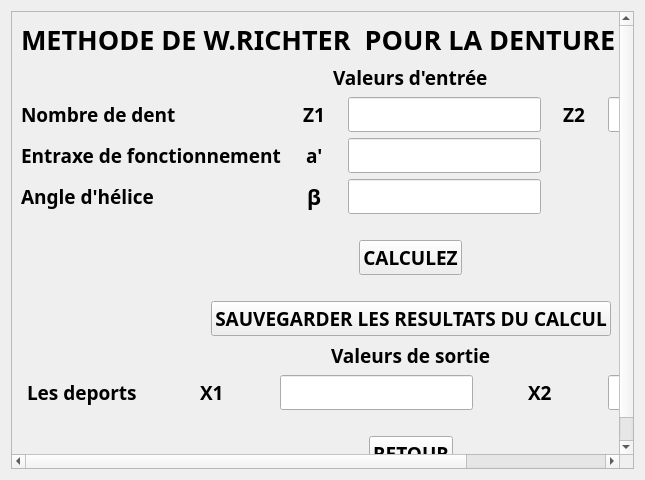
<?xml version="1.0" encoding="UTF-8"?>
<ui version="4.0">
 <class>METHODE_DE_W_RICHTER_D_HELICOIDALE</class>
 <widget class="QWidget" name="METHODE_DE_W_RICHTER_D_HELICOIDALE">
  <property name="geometry">
   <rect>
    <x>0</x>
    <y>0</y>
    <width>645</width>
    <height>480</height>
   </rect>
  </property>
  <property name="windowTitle">
   <string>METHODE_DE_W_RICHTER_D_HELICOIDALE</string>
  </property>
  <property name="windowIcon">
   <iconset>
    <normaloff>reducteur_gearexpert.gif</normaloff>reducteur_gearexpert.gif</iconset>
  </property>
  <layout class="QGridLayout" name="gridLayout_2">
   <item row="0" column="0">
    <widget class="QScrollArea" name="scrollArea">
     <property name="widgetResizable">
      <bool>true</bool>
     </property>
     <widget class="QWidget" name="scrollAreaWidgetContents">
      <property name="geometry">
       <rect>
        <x>0</x>
        <y>0</y>
        <width>678</width>
        <height>453</height>
       </rect>
      </property>
      <layout class="QGridLayout" name="gridLayout_3">
       <item row="0" column="0">
        <layout class="QVBoxLayout" name="verticalLayout">
         <item alignment="Qt::AlignHCenter">
          <widget class="QLabel" name="label">
           <property name="font">
            <font>
             <family>Arial Black</family>
             <pointsize>20</pointsize>
             <weight>75</weight>
             <bold>true</bold>
            </font>
           </property>
           <property name="text">
            <string>METHODE DE W.RICHTER  POUR LA DENTURE HELICOIDALE</string>
           </property>
          </widget>
         </item>
         <item alignment="Qt::AlignHCenter">
          <widget class="QLabel" name="label_2">
           <property name="font">
            <font>
             <family>Arial Black</family>
             <pointsize>14</pointsize>
             <weight>75</weight>
             <bold>true</bold>
            </font>
           </property>
           <property name="text">
            <string>Valeurs d'entrée</string>
           </property>
          </widget>
         </item>
         <item>
          <layout class="QGridLayout" name="gridLayout">
           <item row="0" column="4" alignment="Qt::AlignHCenter">
            <widget class="QLineEdit" name="lineEdit_2">
             <property name="font">
              <font>
               <family>Arial Black</family>
               <pointsize>14</pointsize>
               <weight>75</weight>
               <bold>true</bold>
              </font>
             </property>
            </widget>
           </item>
           <item row="1" column="1" alignment="Qt::AlignHCenter">
            <widget class="QLabel" name="label_47">
             <property name="font">
              <font>
               <family>Arial Black</family>
               <pointsize>14</pointsize>
               <weight>75</weight>
               <bold>true</bold>
              </font>
             </property>
             <property name="text">
              <string>a'</string>
             </property>
            </widget>
           </item>
           <item row="0" column="1" alignment="Qt::AlignHCenter">
            <widget class="QLabel" name="label_31">
             <property name="font">
              <font>
               <family>Arial Black</family>
               <pointsize>14</pointsize>
               <weight>75</weight>
               <bold>true</bold>
              </font>
             </property>
             <property name="text">
              <string>Z1</string>
             </property>
            </widget>
           </item>
           <item row="1" column="2" alignment="Qt::AlignHCenter">
            <widget class="QLineEdit" name="lineEdit_3">
             <property name="font">
              <font>
               <family>Arial Black</family>
               <pointsize>14</pointsize>
               <weight>75</weight>
               <bold>true</bold>
              </font>
             </property>
            </widget>
           </item>
           <item row="0" column="3" alignment="Qt::AlignHCenter">
            <widget class="QLabel" name="label_46">
             <property name="font">
              <font>
               <family>Arial Black</family>
               <pointsize>14</pointsize>
               <weight>75</weight>
               <bold>true</bold>
              </font>
             </property>
             <property name="text">
              <string>Z2</string>
             </property>
            </widget>
           </item>
           <item row="0" column="2" alignment="Qt::AlignHCenter">
            <widget class="QLineEdit" name="lineEdit">
             <property name="font">
              <font>
               <family>Arial Black</family>
               <pointsize>14</pointsize>
               <weight>75</weight>
               <bold>true</bold>
              </font>
             </property>
            </widget>
           </item>
           <item row="2" column="0">
            <widget class="QLabel" name="label_3">
             <property name="font">
              <font>
               <family>Arial Black</family>
               <pointsize>14</pointsize>
               <weight>75</weight>
               <bold>true</bold>
              </font>
             </property>
             <property name="text">
              <string>Angle d'hélice</string>
             </property>
            </widget>
           </item>
           <item row="2" column="1" alignment="Qt::AlignHCenter">
            <widget class="QLabel" name="label_4">
             <property name="font">
              <font>
               <family>Arial Black</family>
               <pointsize>16</pointsize>
               <weight>75</weight>
               <bold>true</bold>
              </font>
             </property>
             <property name="text">
              <string>β</string>
             </property>
            </widget>
           </item>
           <item row="1" column="0">
            <widget class="QLabel" name="label_11">
             <property name="font">
              <font>
               <family>Arial Black</family>
               <pointsize>14</pointsize>
               <weight>75</weight>
               <bold>true</bold>
              </font>
             </property>
             <property name="text">
              <string>Entraxe de fonctionnement</string>
             </property>
            </widget>
           </item>
           <item row="0" column="0">
            <widget class="QLabel" name="label_5">
             <property name="font">
              <font>
               <family>Arial Black</family>
               <pointsize>14</pointsize>
               <weight>75</weight>
               <bold>true</bold>
              </font>
             </property>
             <property name="text">
              <string>Nombre de dent</string>
             </property>
            </widget>
           </item>
           <item row="2" column="2" alignment="Qt::AlignHCenter">
            <widget class="QLineEdit" name="lineEdit_6">
             <property name="font">
              <font>
               <family>Arial Black</family>
               <pointsize>14</pointsize>
               <weight>75</weight>
               <bold>true</bold>
              </font>
             </property>
            </widget>
           </item>
          </layout>
         </item>
         <item>
          <spacer name="horizontalSpacer">
           <property name="orientation">
            <enum>Qt::Horizontal</enum>
           </property>
           <property name="sizeHint" stdset="0">
            <size>
             <width>40</width>
             <height>20</height>
            </size>
           </property>
          </spacer>
         </item>
         <item alignment="Qt::AlignHCenter">
          <widget class="QPushButton" name="pushButton">
           <property name="font">
            <font>
             <family>Arial Black</family>
             <pointsize>14</pointsize>
             <weight>75</weight>
             <bold>true</bold>
            </font>
           </property>
           <property name="text">
            <string>CALCULEZ</string>
           </property>
          </widget>
         </item>
         <item>
          <spacer name="horizontalSpacer_2">
           <property name="orientation">
            <enum>Qt::Horizontal</enum>
           </property>
           <property name="sizeHint" stdset="0">
            <size>
             <width>40</width>
             <height>20</height>
            </size>
           </property>
          </spacer>
         </item>
         <item alignment="Qt::AlignHCenter">
          <widget class="QPushButton" name="pushButton_3">
           <property name="font">
            <font>
             <family>Arial Black</family>
             <pointsize>14</pointsize>
             <weight>75</weight>
             <bold>true</bold>
            </font>
           </property>
           <property name="text">
            <string>SAUVEGARDER LES RESULTATS DU CALCUL</string>
           </property>
          </widget>
         </item>
         <item alignment="Qt::AlignHCenter">
          <widget class="QLabel" name="label_45">
           <property name="font">
            <font>
             <family>Arial Black</family>
             <pointsize>14</pointsize>
             <weight>75</weight>
             <bold>true</bold>
            </font>
           </property>
           <property name="text">
            <string>Valeurs de sortie</string>
           </property>
          </widget>
         </item>
         <item>
          <layout class="QHBoxLayout" name="horizontalLayout_3">
           <item alignment="Qt::AlignHCenter">
            <widget class="QLabel" name="label_7">
             <property name="font">
              <font>
               <family>Arial Black</family>
               <pointsize>14</pointsize>
               <weight>75</weight>
               <bold>true</bold>
              </font>
             </property>
             <property name="text">
              <string>Les deports</string>
             </property>
            </widget>
           </item>
           <item alignment="Qt::AlignHCenter">
            <widget class="QLabel" name="label_8">
             <property name="font">
              <font>
               <family>Arial Black</family>
               <pointsize>14</pointsize>
               <weight>75</weight>
               <bold>true</bold>
              </font>
             </property>
             <property name="text">
              <string>X1</string>
             </property>
            </widget>
           </item>
           <item alignment="Qt::AlignHCenter">
            <widget class="QLineEdit" name="lineEdit_4">
             <property name="font">
              <font>
               <family>Arial Black</family>
               <pointsize>14</pointsize>
               <weight>75</weight>
               <bold>true</bold>
              </font>
             </property>
            </widget>
           </item>
           <item alignment="Qt::AlignHCenter">
            <widget class="QLabel" name="label_9">
             <property name="font">
              <font>
               <family>Arial Black</family>
               <pointsize>14</pointsize>
               <weight>75</weight>
               <bold>true</bold>
              </font>
             </property>
             <property name="text">
              <string>X2</string>
             </property>
            </widget>
           </item>
           <item alignment="Qt::AlignHCenter">
            <widget class="QLineEdit" name="lineEdit_5">
             <property name="font">
              <font>
               <family>Arial Black</family>
               <pointsize>14</pointsize>
               <weight>75</weight>
               <bold>true</bold>
              </font>
             </property>
            </widget>
           </item>
          </layout>
         </item>
         <item>
          <spacer name="horizontalSpacer_3">
           <property name="orientation">
            <enum>Qt::Horizontal</enum>
           </property>
           <property name="sizeHint" stdset="0">
            <size>
             <width>40</width>
             <height>20</height>
            </size>
           </property>
          </spacer>
         </item>
         <item alignment="Qt::AlignHCenter">
          <widget class="QPushButton" name="pushButton_2">
           <property name="font">
            <font>
             <family>Arial Black</family>
             <pointsize>14</pointsize>
             <weight>75</weight>
             <bold>true</bold>
            </font>
           </property>
           <property name="text">
            <string>RETOUR</string>
           </property>
          </widget>
         </item>
        </layout>
       </item>
      </layout>
     </widget>
    </widget>
   </item>
  </layout>
 </widget>
 <resources/>
 <connections/>
</ui>
